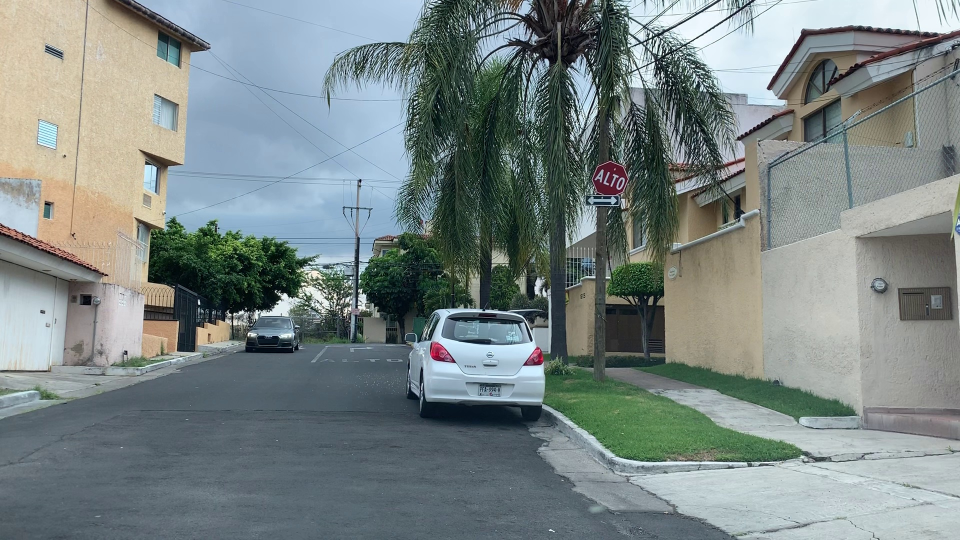
#> input picture images/frame13.jpg, 1920 x 1080 px (shown at 1/2 size)
$ python main.py --input ../images/frame13.jpg ../images/frame13.jpg --algorithm abs   (older library calls are emulated)
#> lines starting #> are read from the running program, lines starting #| are printed output that depends on the picture
"""
Image Difference Compare
"""
import argparse
import cv2
import imutils
import numpy as np
import skimage.measure
import logging as log

DISPLAY = False
VERBOSITY = 0

parser = argparse.ArgumentParser(description='Image Similarity Tool')
parser.add_argument('-i', '--input', nargs=2, required=True,
                    help='Two input images')
parser.add_argument('-s', '--scale', nargs='?',
                    help='Scale of original image',
                    default=0.5)
parser.add_argument('-a', '--algorithm', required=True,
                    choices=['abs', 'sift', 'kaze', 'surf', 'ssim'],
                    help='Algorithm for difference comparison')
parser.add_argument('-c', '--colorspace', default='bgr',
                    choices=['bgr', 'gray'],
                    help='Select colorspace for processing images')
parser.add_argument('-d', '--display',
                    help='Display result images',
                    action='store_true',
                    default=False)
parser.add_argument('-v', '--verbose',
                    help='Increase output verbosity',
                    action='count',
                    default=0)

def get_resized_image(image, scale=0.5):
    """
    About scaling and resizing:
    https://docs.opencv.org/3.4.2/da/d6e/tutorial_py_geometric_transformations.html
    """
    log.info("Resizing to {}%".format(scale*100))
    resized_image = cv2.resize(image, None, fx=scale, fy=scale)
    return resized_image

def display_image_information(image, header=''):
    """
    Display image shape
    """
    log.info('********************')
    if header:
        log.info(header)
    log.info('Shape: {}'.format(image.shape))
    log.info('********************')


# [9 lines left out: function generate_random_complementary_images, not called in this run]

def diff_abs(image1, image2):
    """ Calculates how different are two images based on Absolute difference

    Args:
        param1: image
        param2: image
    Returns:
        float: percentage

    """
    diff_image = cv2.absdiff(image1, image2)
    diff_image = diff_image.astype(np.uint8)
    result = (np.count_nonzero(diff_image) * 100)/ diff_image.size
    return result

# [200 lines left out: functions get_sift, diff_sift, diff_kaze, diff_surf, diff_ssim, not called in this run]


def main():
    """
    main
    """
    # Parse arguments
    args = parser.parse_args()
    # Get input
    filename1 = args.input[0]
    filename2 = args.input[1]
    scale = args.scale
    # Display options
    global DISPLAY
    if args.display:
        DISPLAY = True
    # Set up verbosity options
    if args.verbose == 0:
        log.basicConfig(format='%(levelname)s: %(message)s')
    else:
        log.basicConfig(format='%(levelname)s: %(message)s', level=log.DEBUG)
        log.info('Verbose output')
    # Get images
    img1 = cv2.imread(filename1)
#> img1 is the input picture: shape (1080, 1920, 3); mean B, G, R 132.1, 133, 122
    img2 = cv2.imread(filename2)
    # Use selected colorspace
    if args.colorspace == 'gray' or args.algorithm == 'ssim':
        img1 = cv2.cvtColor(img1, cv2.COLOR_BGR2GRAY)
        img2 = cv2.cvtColor(img2, cv2.COLOR_BGR2GRAY)
    # Verify shape
    if img1.shape != img2.shape:
        log.error('Images have different shapes, cannot perform a comparison.')
        return -1
    display_image_information(img1, header='Original Image 1')
    display_image_information(img2, header='Original Image 2')
    # Resize images
    resized_img1 = get_resized_image(img1, scale)
#> in get_resized_image, `resized_image = cv2.resize(image, None, fx=scale, fy=scale)`:
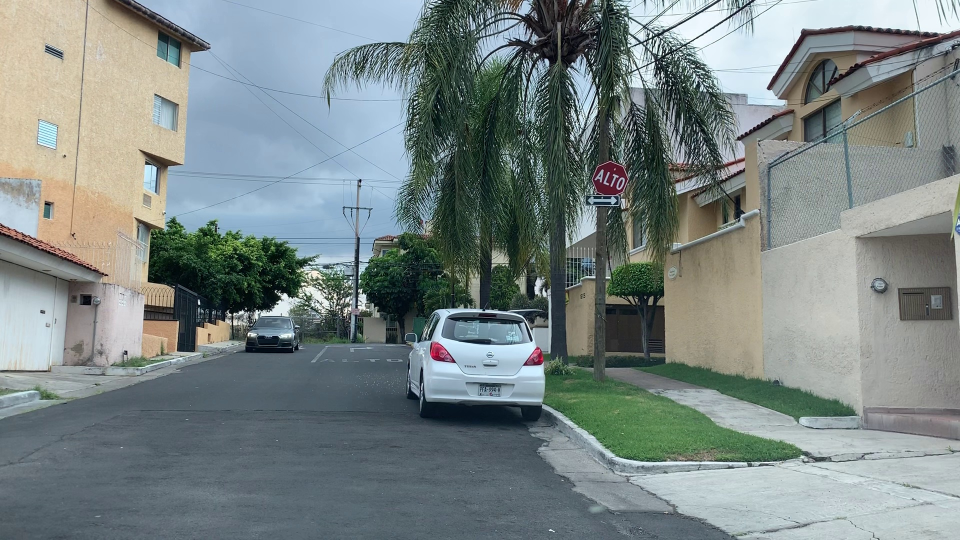
#> resized_image: shape (540, 960, 3); mean B, G, R 132.2, 133.1, 122.2
    resized_img2 = get_resized_image(img2, scale)
    if DISPLAY:
        cv2.imshow("Resized Picture 1", resized_img1)
        cv2.imshow("Resized Picture 2", resized_img2)
    display_image_information(resized_img1, header='Resized Image 1')
    display_image_information(resized_img2, header='Resized Image 2')
    # Select difference algorithm
    switcher = {
        'abs': diff_abs,
        'sift': diff_sift,
        'kaze': diff_kaze,
        'surf': diff_surf,
        'ssim': diff_ssim,
    }
    result = switcher[args.algorithm](resized_img1, resized_img2)
#> in diff_abs, `diff_image = cv2.absdiff(image1, image2)`: diff_image: shape (540, 960, 3); every value is 0
#> in diff_abs, `result = (np.count_nonzero(diff_image) * 100)/ diff_image.size`: result = 0
#> result = 0
    if result >= 0:
        print("Similarity result: {0:.2f} %".format(result))
#| Similarity result: 0.00 %
    # Destroy windows
    cv2.waitKey(0)
    cv2.destroyAllWindows()

if __name__ == '__main__':
    main()
